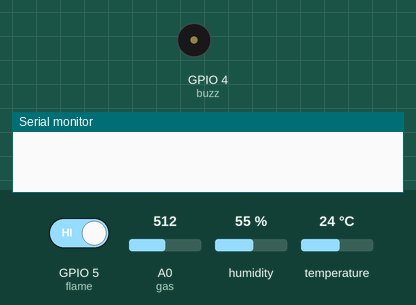
A sketch run on a simulated ESP8266 (NodeMCU). Shown: buzzer (waves = sounding), the last lines printed to the serial monitor. The test bench sets the inputs (shaded band); at power-on: GPIO 5 (flame) HIGH, A0 (gas) = 512, humidity 55 %, temperature 24 °C. WiFi joins after 1.5 s; servers stay silent unless stated.

Above: at 3.0 s.
3.1 s: GPIO 5 (flame) driven LOW
At 4.7 s:
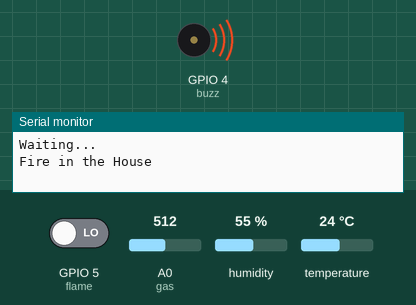
9.7 s: A0 (gas) set to 214
12.0 s: A0 (gas) set to 184
At 13.0 s:
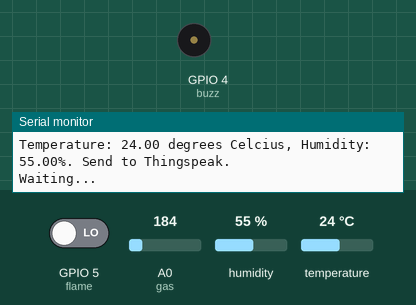
Timing chart, 0 to 15.0 s (numbered marks = the images above; inputs shaded):
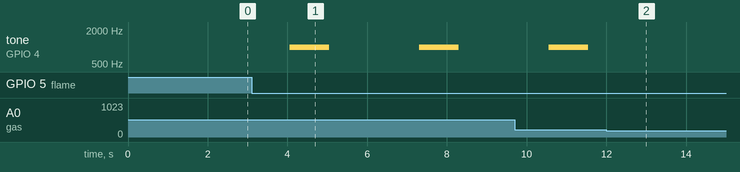

Measured:
- the behaviour switches between 200 and 199 on A0 (gas) (found by bisection; images 1 and 2)
- after the input at 3.1 s, tone on GPIO 4 (buzz): alternates 1000 Hz for 1.0 s and silent for 2.2 s, starting after 0.95 s
- after the input at 12.0 s, tone on GPIO 4 (buzz): stops changing and stays silent

The sketch:

IoTProjectFireSensor.ino
```cpp
//Fire Alarm System Using NodeMCU
#define BLYNK_PRINT Serial
#include <ESP8266WiFi.h>
#include <BlynkSimpleEsp8266.h>
#include <DHT.h>

BlynkTimer timer;

String apiKey = "LKMS7PX3P1R1A7RU";
char auth[] = "fisHLL9_Sukyj7-0SfPc0LCBd4YqKHuw"; //Auth code sent via Email
char ssid[] = "Pranavkumar"; //Wifi name
char pass[] = "pk197443kk";  //Wifi Password

int flag=0;
const int flame = 5;
const int gas = A0;
const int buzz = 4;
const char* server = "api.thingspeak.com";

#define DHTPIN 0          //pin where the dht11 is connected

DHT dht(DHTPIN, DHT11);
WiFiClient client;

void notifyOnFire()
{
  int isButtonPressed = digitalRead(flame);
  int gasinput = analogRead(gas);
  Blynk.virtualWrite(V3,gasinput);
  while((isButtonPressed==0)  && (flag ==0) && (gasinput>=200) )
  {
    Serial.println("Fire in the House");
    Blynk.notify("Alert : Fire in the House");
    digitalWrite(buzz,HIGH);
    tone(buzz,1000);
    delay(1000);
    noTone(buzz);
    delay(1000);
    flag =1;

  }
  if (isButtonPressed==0)
  {
    digitalWrite(buzz,LOW);
    flag=0;
  }
  float h = dht.readHumidity();
  float t = dht.readTemperature();

  if (isnan(h) || isnan(t))
  {
    Serial.println("Failed to read from DHT sensor!");
    return;
  }

   if (client.connect(server,80))   //   "184.106.153.149" or api.thingspeak.com
   {
     String postStr = apiKey;
     postStr +="&field1=";
     postStr += String(t);
     postStr +="&field2=";
     postStr += String(h);
     postStr += "\r\n\r\n";

     client.print("POST /update HTTP/1.1\n");
     client.print("Host: api.thingspeak.com\n");
     client.print("Connection: close\n");
     client.print("X-THINGSPEAKAPIKEY: "+apiKey+"\n");
     client.print("Content-Type: application/x-www-form-urlencoded\n");
     client.print("Content-Length: ");
     client.print(postStr.length());
     client.print("\n\n");
     client.print(postStr);

     Serial.print("Temperature: ");
     Serial.print(t);
     Serial.print(" degrees Celcius, Humidity: ");
     Serial.print(h);
     Serial.println("%. Send to Thingspeak.");
   }

  client.stop();
  Serial.println("Waiting...");

  // thingspeak needs minimum 15 sec delay between updates
  delay(1000);
}

void setup()
{
  Serial.begin(9600);
  dht.begin();
  pinMode(buzz,OUTPUT);
  Blynk.begin(auth, ssid, pass);
  pinMode(flame,INPUT_PULLUP);
  pinMode(gas,INPUT);
  timer.setInterval(1000L,notifyOnFire);
}

void loop()
{
  Blynk.run();
  timer.run();
}
```

Hello.c
```cpp
#include <stdio.h>

int main()
{
   //printf(); this is the function used to print on the monitor
   printf("Hello, World!");

   return 0;
}
```
